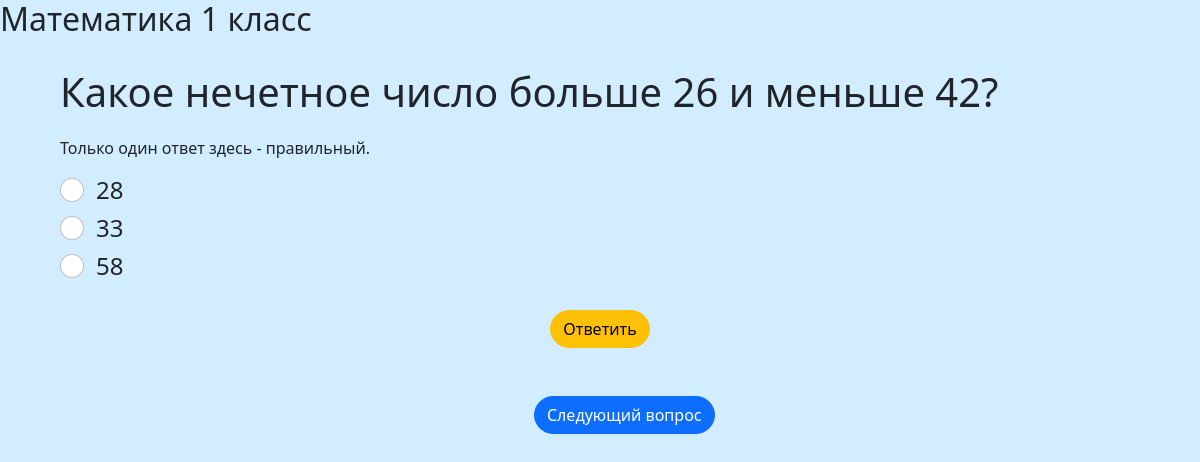
/student/7/questions/11, run on the app's committed database.
### creator/models.py (models this page shows, shortened)
class Question(models.Model):
    class qtype(models.TextChoices):
        single = 'single'
        multiple = 'multiple'
    name = models.CharField(max_length=350)
    qtype = models.CharField(max_length=8, choices=qtype.choices, default=qtype.single)
    quiz = models.ForeignKey(Quiz, on_delete=models.CASCADE)
    explanation = models.CharField(max_length=550)
    class Meta:
        ordering = ['id']
        verbose_name = 'Вопрос'
        verbose_name_plural = 'Вопросы'

class Answer(models.Model):
    question = models.ForeignKey(Question, on_delete=models.CASCADE)
    name = models.CharField(max_length=200)
    is_correct = models.BooleanField(default=False)
    class Meta:
        verbose_name = 'Ответ'
        verbose_name_plural = 'Ответы'

### student/views.py (the view)
def display_question(request, quiz_id, question_id):
    quiz = get_object_or_404(Quiz, pk=quiz_id)
    questions = quiz.question_set.all()
    current_question, next_question = None, None
    for ind, question in enumerate(questions):
        if question.pk == question_id:
            current_question = question
            if ind != len(questions) - 1:
                next_question = questions[ind + 1]
    context = {'quiz': quiz,
    'question': current_question,
    'next_question': next_question}
    return render(request,
        'student/test.html',context)

### student/templates/student/test.html (shortened to what this page needs)
{% extends 'student/layout.html' %}
{% block body %}
    <h2>{{ quiz.name }}</h2>
    <h1>{{ question.name }}</h1>
    <div>
        <form id="question-form"
              action="{% url 'grade_question' quiz.id question.id %}"
              method="post">
            {% if question.qtype == 'single' %}
                <div class="text-left">Только один ответ здесь - правильный.</div>
                {% for answer in question.answer_set.all %}
                    <div class="form-check">
                        <input type="radio"
                               name="answer"
                               class="form-check-input"
                               id="answer{{ forloop.counter }}"
                               value="{{ answer.id }}"/>
                        <label for="answer{{ forloop.counter }}" class="text-200">{{ answer.name }}</label>
                    </div>
                {% endfor %}
            {% endif %}
            <div class="text-center">
                <input type="submit"
                       value="Ответить"
                       class="btn btn-warning rounded-pill mt-4"/>
            </div>
        </form>
    </div>
    <div class="my-4">
        {% if next_question %}
            <div class="mt-5">
                <a href="{% url 'display_question' quiz.id next_question.id %}"
                   class="btn btn-primary btn-md rounded-pill"> Следующий вопрос</a>
            </div>
        {% else %}
            <div class="text-200">
                Это последний вопрос теста. После ответа нажмите кнопку<br>
                <a href="{% url 'quiz_results' quiz.id %}"
                   class="btn btn-primary rounded-pill btn-md">Посмотреть результаты</a>
            </div>
        {% endif %}
    </div>
{% endblock %}

### student/static/student/css/main.css (style rules this page uses)
body { background: #d1edff; }
body h1 { font-size: 40px; margin-left: 5%; margin-right: 5%; margin-top: 30px; }
.text-left { margin-left: 4%; padding: 1%; }
.form-check { margin-left: 5%; font-size: 24px; }
.mt-5 { margin-left: 44.5%; }

### data on the page
Question: name "Какое нечетное число больше 26 и меньше 42?"
Answer: name "28"
Answer: name "33"
Answer: name "58"
